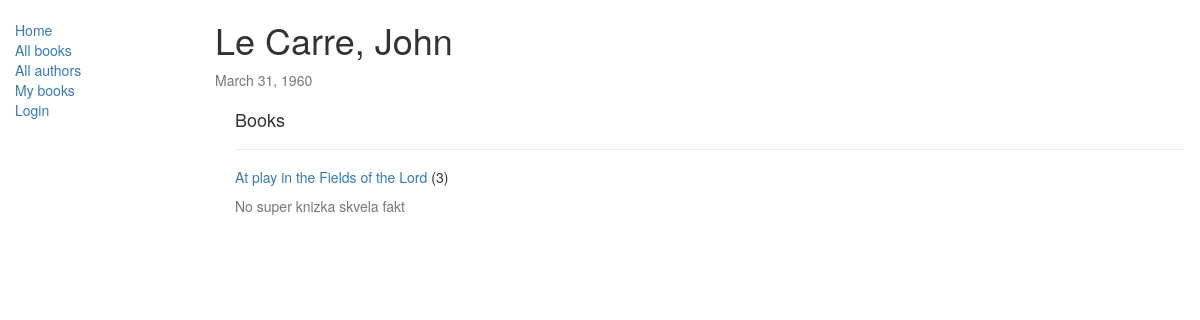
The app's page /catalog/author/1 with its own data.
### catalog/models.py (models this page shows, shortened)
class Author(models.Model):
    first_name = models.CharField(max_length=100)
    last_name = models.CharField(max_length=100)
    date_of_birth = models.DateField(null=True, blank=True)
    date_of_death = models.DateField('Died', null=True, blank=True)
    def __str__(self):
            return '%s, %s' % (self.last_name, self.first_name)

class Book(models.Model):
    title = models.CharField(max_length=200)
    author = models.ForeignKey('Author', on_delete=models.SET_NULL, null=True)
    summary = models.TextField(
            max_length=1000,
            help_text="Enter a brief description of the book"
            )
    isbn = models.CharField(
            'ISBN',
            max_length=13,
            help_text='13 Character' +
                        '<a href="https://www.isbn-international.org/content/what-isbn">' +
                        'ISBN number</a>'
            )
    genre = models.ManyToManyField(Genre, help_text="Select a genre for this book")
    def get_absolute_url(self):
        return reverse('book-detail', args=[str(self.id)])
    def display_genre(self):
        return ', '.join([genre.name for genre in self.genre.all()[:3]])
    display_genre.short_description = 'Genre'

### catalog/views.py (the view)
# urls.py: url(r'^author/(?P<pk>\d+)$', views.AuthorDetailView.as_view(),
class AuthorDetailView(generic.DetailView):
    model = Author

### catalog/templates/catalog/author_detail.html (shortened to what this page needs)
{% extends "catalog/base_generic.html" %}
{% block content %}
  <h1>{{ author }}</h1>
  <p class="text-muted">{{ author.date_of_birth }}
  </p>
  <div style="margin-left:20px;margin-top:20px">
    <h4>Books</h4>
      {% for book in author.book_set.all  %}
        <hr>
        <h5> <a href={{ book.get_absolute_url }}>{{ book.title }}</a> ({{book.bookinstance_set.count}})</h5>
        <p class="text-muted"> {{ book.summary }} </p>
      {% endfor %}
  </div>
{% endblock %}

### records on screen
Author: last_name+first_name "Le Carre, John", date_of_birth "March 31, 1960"
Book: title "At play in the Fields of the Lord", bookinstance_set.count "3", summary "No super knizka skvela fakt"
